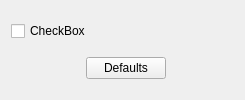
<?xml version="1.0" encoding="UTF-8"?>
<ui version="4.0">
 <class>FormMisc</class>
 <widget class="QWidget" name="FormMisc">
  <property name="geometry">
   <rect>
    <x>0</x>
    <y>0</y>
    <width>245</width>
    <height>100</height>
   </rect>
  </property>
  <property name="windowTitle">
   <string>Form</string>
  </property>
  <layout class="QGridLayout" name="gridLayout">
   <item row="0" column="0" colspan="2">
    <widget class="QCheckBox" name="checkBox">
     <property name="text">
      <string>CheckBox</string>
     </property>
    </widget>
   </item>
   <item row="1" column="0">
    <spacer name="horizontalSpacer">
     <property name="orientation">
      <enum>Qt::Horizontal</enum>
     </property>
     <property name="sizeHint" stdset="0">
      <size>
       <width>53</width>
       <height>20</height>
      </size>
     </property>
    </spacer>
   </item>
   <item row="1" column="1">
    <widget class="QPushButton" name="pushButton">
     <property name="text">
      <string>Defaults</string>
     </property>
    </widget>
   </item>
   <item row="1" column="2">
    <spacer name="horizontalSpacer_2">
     <property name="orientation">
      <enum>Qt::Horizontal</enum>
     </property>
     <property name="sizeHint" stdset="0">
      <size>
       <width>53</width>
       <height>20</height>
      </size>
     </property>
    </spacer>
   </item>
  </layout>
 </widget>
 <resources/>
 <connections/>
</ui>
